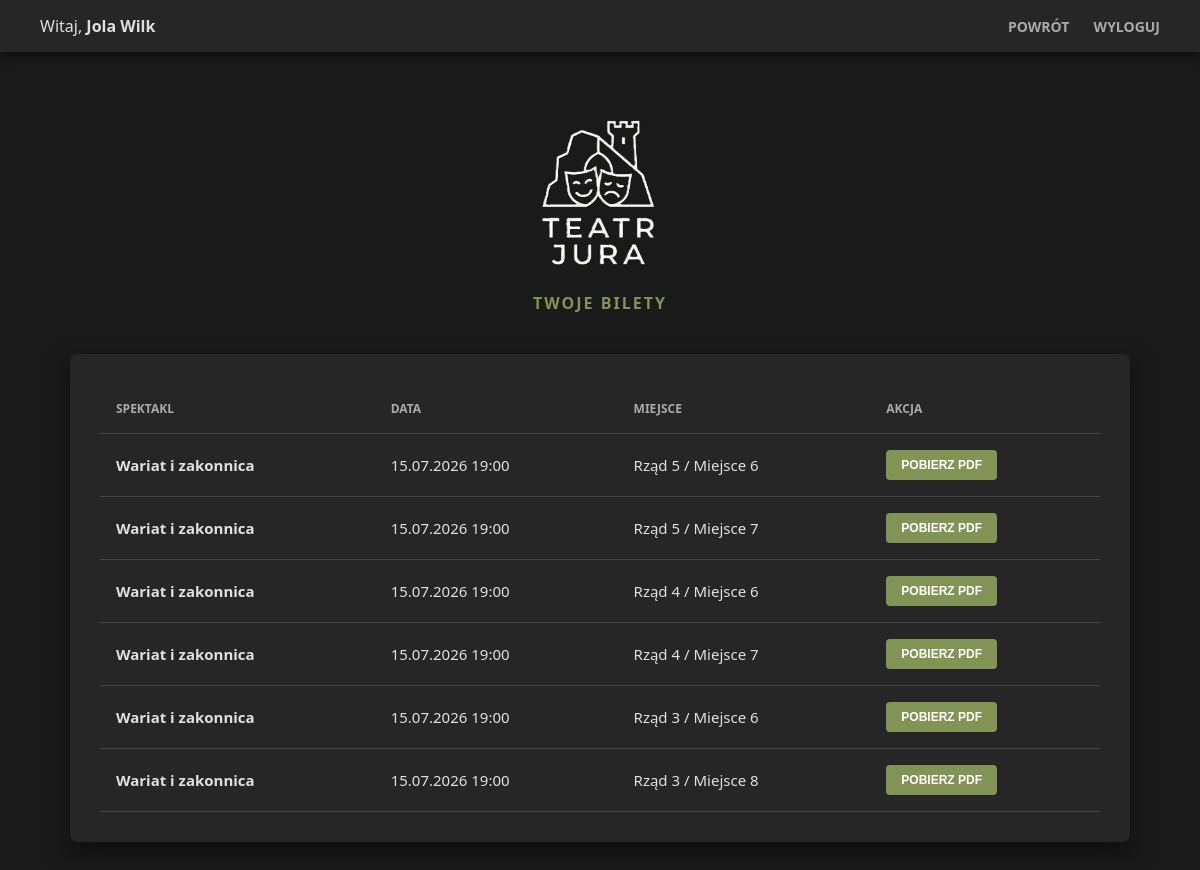
/moje_bilety.php (signed in), run on the app's committed database.
### tables this page shows
CREATE TABLE `rezerwacje` (
  `id` int(11) NOT NULL,
  `uzytkownik_id` int(11) NOT NULL,
  `termin_id` int(11) NOT NULL,
  `miejsce_id` int(11) NOT NULL,
  `data_zakupu` datetime DEFAULT current_timestamp()
);

CREATE TABLE `spektakle` (
  `id` int(11) NOT NULL,
  `tytul` varchar(255) NOT NULL,
  `opis` text DEFAULT NULL,
  `cena` decimal(10,2) NOT NULL,
  `plakat` varchar(255) DEFAULT 'zdjecia/domyslny_plakat.jpg'
);

CREATE TABLE `terminy` (
  `id` int(11) NOT NULL,
  `spektakl_id` int(11) NOT NULL,
  `data_wystawienia` datetime NOT NULL
);

CREATE TABLE `miejsca` (
  `id` int(11) NOT NULL,
  `rzad` int(11) NOT NULL,
  `numer` int(11) NOT NULL
);

### moje_bilety.php (the view, shortened to what this page needs)
<?php
require_once 'database.php';
$uzytkownik_id = $_SESSION['user_id'];
$imie_uzytkownika = $_SESSION['user_imie'];
try {
    $sql = "SELECT r.id as rezerwacja_id, s.tytul, t.data_wystawienia, m.rzad, m.numer, r.data_zakupu
            FROM Rezerwacje r
            JOIN Terminy t ON r.termin_id = t.id
            JOIN Spektakle s ON t.spektakl_id = s.id
            JOIN Miejsca m ON r.miejsce_id = m.id
            WHERE r.uzytkownik_id = ?
            ORDER BY t.data_wystawienia ASC";
    $stmt = $pdo->prepare($sql);
    $stmt->execute([$uzytkownik_id]);
    $bilety = $stmt->fetchAll(PDO::FETCH_ASSOC);
} catch (\PDOException $e) {
    die("Błąd bazy: " . $e->getMessage());
}
?>
<!DOCTYPE html>
<html lang="pl">
<head>
</head>
<body>
    <div class="top-bar">
        <div>Witaj, <strong><?= htmlspecialchars($imie_uzytkownika) ?></strong></div>
        <div><a href="index.php">Powrót</a> <a href="wyloguj.php">Wyloguj</a></div>
    </div>
    <div class="header-sekcja">
        <img src="zdjecia/logo.png" alt="Logo" class="logo-img">
        <div style="color:#829356; font-weight:bold; letter-spacing: 2px;">TWOJE BILETY</div>
    </div>
    <div class="panel">
        <?php if (empty($bilety)): ?>
            <p style="text-align:center;">Brak biletów.</p>
        <?php else: ?>
            <table>
                <tr><th>Spektakl</th><th>Data</th><th>Miejsce</th><th>Akcja</th></tr>
                <?php foreach ($bilety as $b): ?>
                    <tr>
                        <td><strong><?= htmlspecialchars($b['tytul']) ?></strong></td>
                        <td><?= date('d.m.Y H:i', strtotime($b['data_wystawienia'])) ?></td>
                        <td>Rząd <?= htmlspecialchars($b['rzad']) ?> / Miejsce <?= htmlspecialchars($b['numer']) ?></td>
                        <td><button class="btn-pdf" onclick="generujBilet(<?= $b['rezerwacja_id'] ?>)">Pobierz PDF</button></td>
                    </tr>
                <?php endforeach; ?>
            </table>
        <?php endif; ?>
    </div>
</body>
</html>

### moje_bilety.php (style rules this page uses)
body { font-family: 'Segoe UI', Tahoma, Geneva, Verdana, sans-serif; background-color: #1a1a1a; color: #e0e0e0; margin: 0; padding-bottom: 50px; }
.top-bar { background-color: #262626; padding: 15px 40px; display: flex; justify-content: space-between; align-items: center; box-shadow: 0 4px 10px rgba(0,0,0,0.5); }
.top-bar a { color: #aaaaaa; text-decoration: none; margin-left: 20px; text-transform: uppercase; font-weight: bold; font-size: 14px; }
.header-sekcja { text-align: center; margin: 40px 20px; }
.logo-img { max-width: 180px; margin-bottom: 15px; }
.panel { background: #262626; padding: 30px; border-radius: 8px; box-shadow: 0 10px 25px rgba(0,0,0,0.5); max-width: 1000px; margin: 0 auto; }
table { width: 100%; border-collapse: collapse; font-size: 15px; text-align: left; }
th, td { padding: 16px; border-bottom: 1px solid #444; }
th { color: #aaaaaa; text-transform: uppercase; font-size: 12px; }
.btn-pdf { background-color: #829356; color: white; padding: 8px 15px; border: none; border-radius: 4px; cursor: pointer; font-size: 12px; text-transform: uppercase; font-weight: bold; }

### data on the page
rezerwacje: spektakle.tytul "Wariat i zakonnica", termin.data_wystawienia "15.07.2026 19:00", miejsce.rzad "5", miejsce.numer "6"
rezerwacje: spektakle.tytul "Wariat i zakonnica", termin.data_wystawienia "15.07.2026 19:00", miejsce.rzad "5", miejsce.numer "7"
rezerwacje: spektakle.tytul "Wariat i zakonnica", termin.data_wystawienia "15.07.2026 19:00", miejsce.rzad "4", miejsce.numer "6"
rezerwacje: spektakle.tytul "Wariat i zakonnica", termin.data_wystawienia "15.07.2026 19:00", miejsce.rzad "4", miejsce.numer "7"
rezerwacje: spektakle.tytul "Wariat i zakonnica", termin.data_wystawienia "15.07.2026 19:00", miejsce.rzad "3", miejsce.numer "6"
rezerwacje: spektakle.tytul "Wariat i zakonnica", termin.data_wystawienia "15.07.2026 19:00", miejsce.rzad "3", miejsce.numer "8"

### other printed values
$imie_uzytkownika "Jola Wilk"
